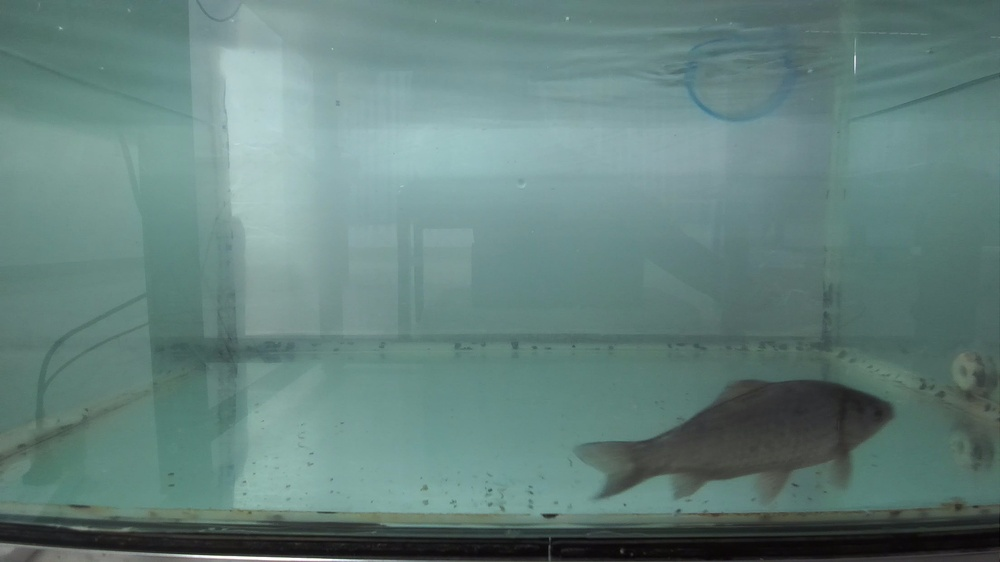
#> input picture fish_image.jpg, 1000 x 562 px, shrunk from 2208 x 1242 before the run
$ python -i process.py   (imports and definitions only)
#> lines starting #> are read from the running program, lines starting #| are printed output that depends on the picture; after the words box and inside, x2 and y2 are one past the last pixel; in counts of white or black regions, pixels touching at a corner belong together
#> further down, picture is the input picture: shape (562, 1000, 3); mean B, G, R 124.9, 129.2, 100.3
import cv2
import numpy as np

def process(image):
    # 转为灰度图
    gray = cv2.cvtColor(image, cv2.COLOR_BGR2GRAY)
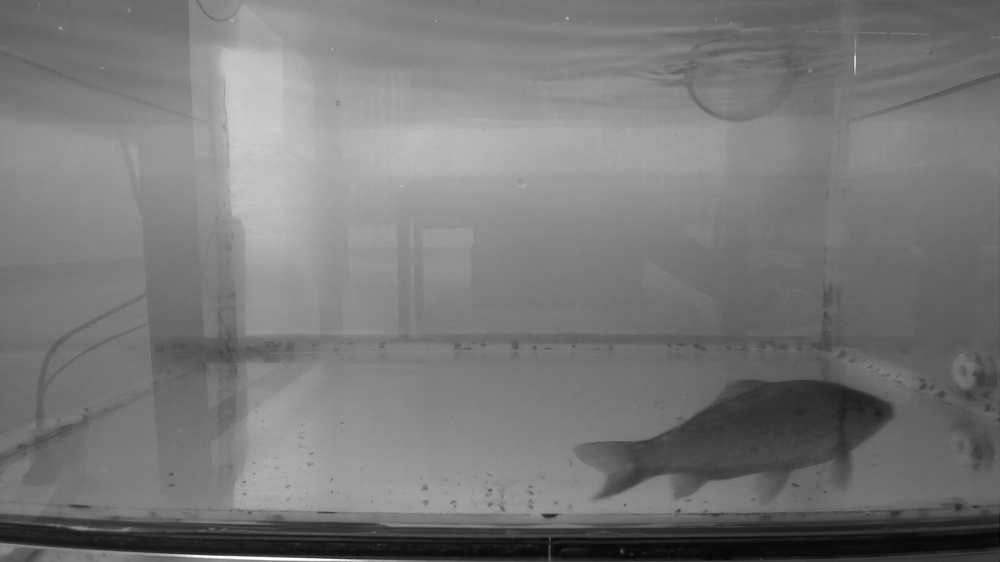
#> gray: shape (562, 1000); min 5, max 255, mean 120.1

    # 使用CLAHE进行对比度增强
    clahe = cv2.createCLAHE(clipLimit=2.0, tileGridSize=(8, 8))
    enhanced = clahe.apply(gray)
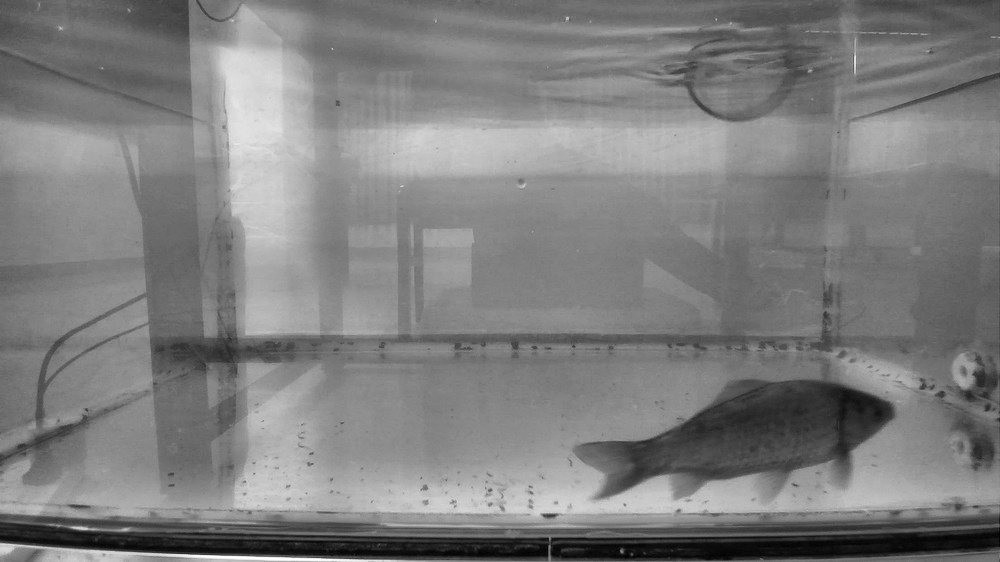
#> enhanced: shape (562, 1000); min 2, max 255, mean 126.3

    # 直方图均衡化
    equalized = cv2.equalizeHist(enhanced)
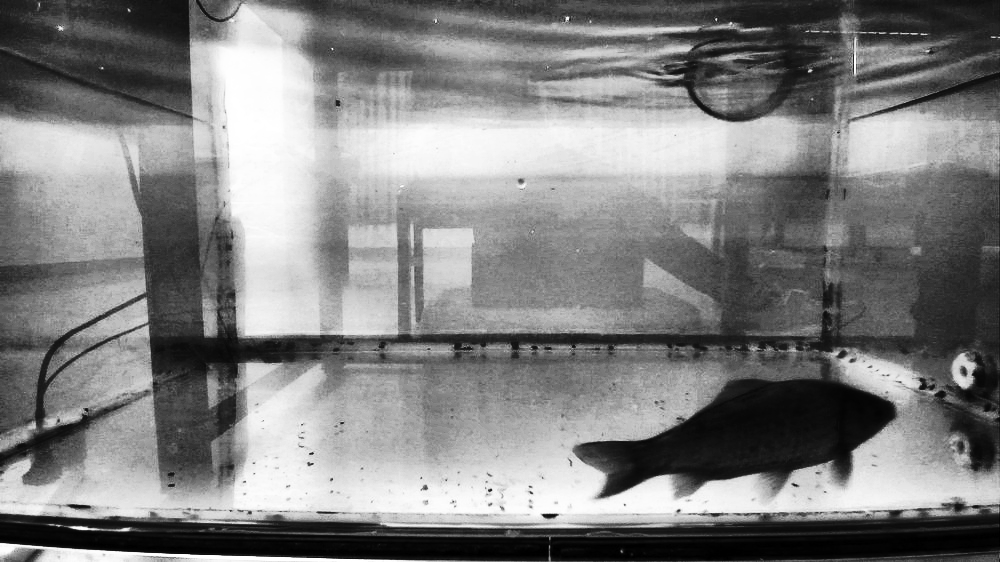
#> equalized: shape (562, 1000); min 0, max 255, mean 128.6

    # 高斯模糊
    blurred = cv2.GaussianBlur(equalized, (5, 5), 0)

    # 使用Canny进行边缘检测
    edges = cv2.Canny(blurred, 18, 65)
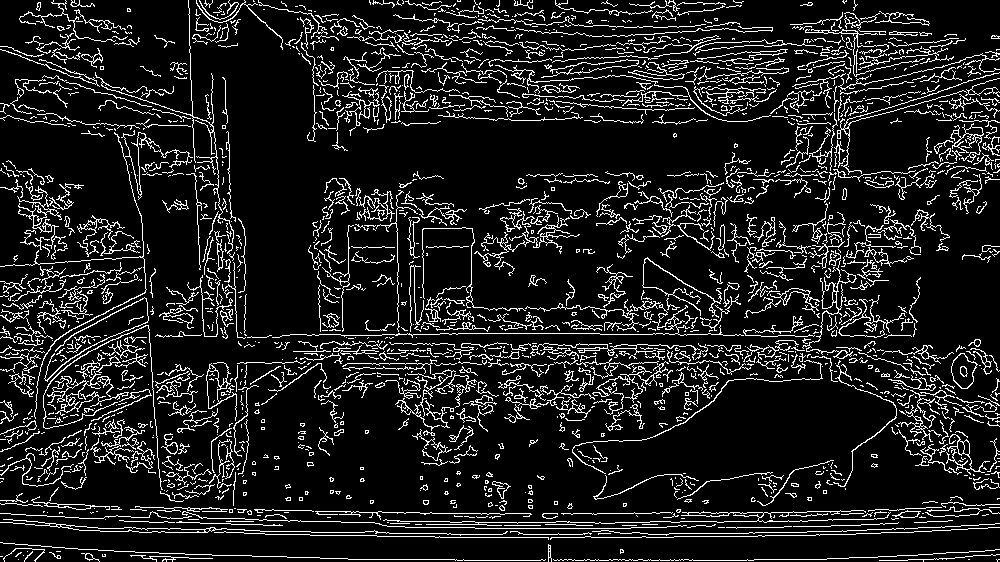
#> edges: shape (562, 1000); 11.9% white in thin lines or dots

    # 形态学操作
    kernel = np.ones((5, 5), np.uint8)
    morph = cv2.morphologyEx(edges, cv2.MORPH_CLOSE, kernel)
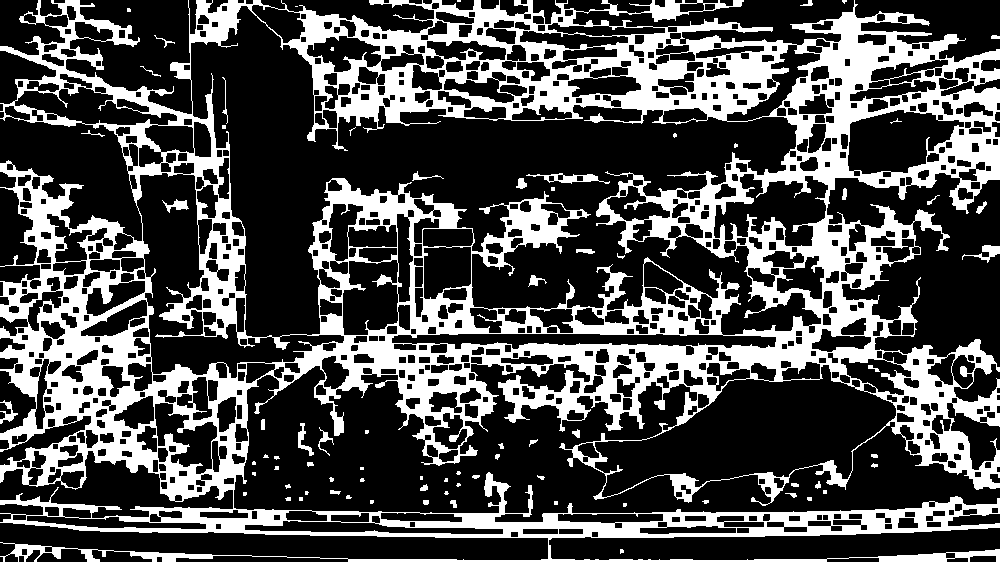
#> morph: shape (562, 1000); 30% white; 77 white regions (37 under 20 px), largest, box (x1, y1, x2, y2) and area: (0, 0, 1000, 562) 165815, (526, 173, 610, 184) 347, (962, 245, 1000, 263) 228

    return morph

>>> import cv2
>>> picture = cv2.imread('../fish_image.jpg')
>>> result = process(picture)

$ run again, on 1_right.jpg
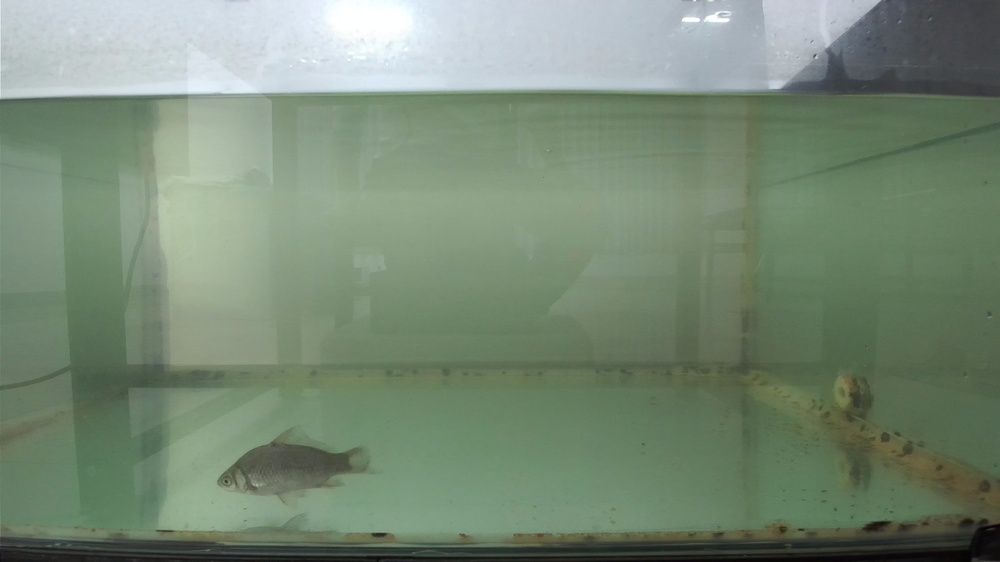
#> input picture 1_right.jpg, 1000 x 562 px, shrunk from 2208 x 1242 before the run
#> picture is the input picture: shape (562, 1000, 3); mean B, G, R 118.1, 137.9, 120.3
#> in process, `edges = cv2.Canny(blurred, 18, 65)`:
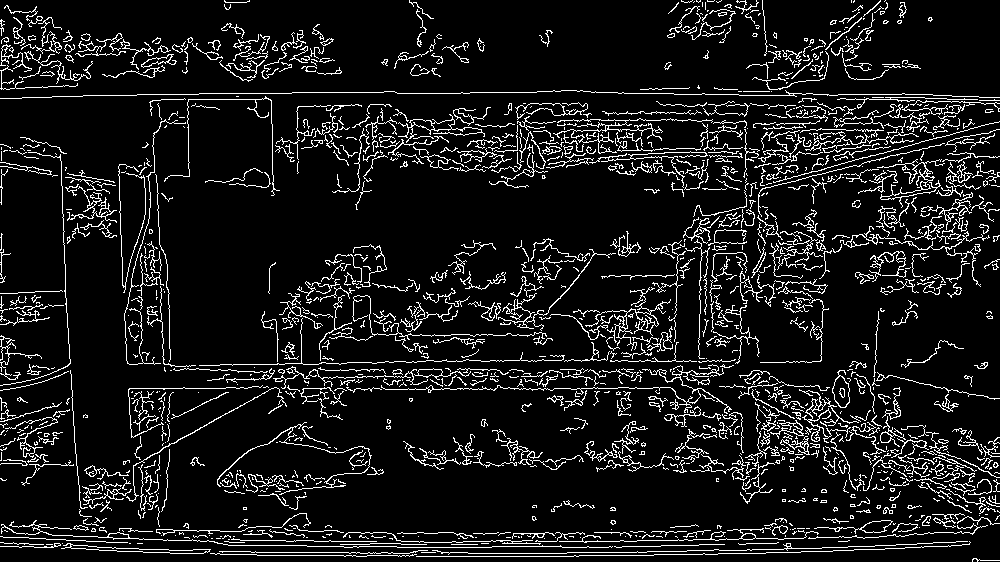
#> edges: shape (562, 1000); 9.8% white in thin lines or dots
#> in process, `morph = cv2.morphologyEx(edges, cv2.MORPH_CLOSE, kernel)`:
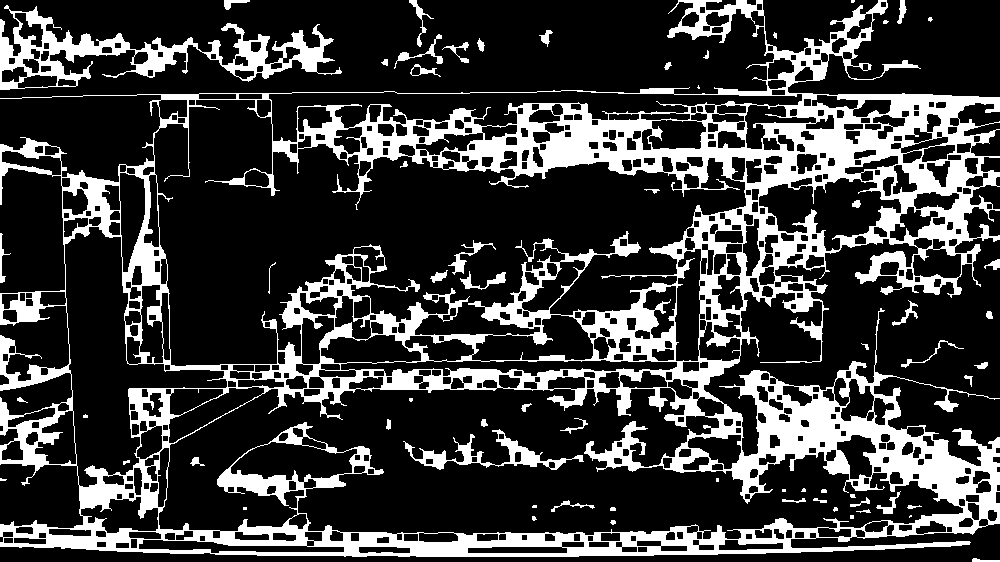
#> morph: shape (562, 1000); 23.4% white; 65 white regions (17 under 20 px), largest, box (x1, y1, x2, y2) and area: (0, 0, 1000, 557) 118634, (0, 5, 342, 90) 7409, (403, 429, 584, 470) 1643
